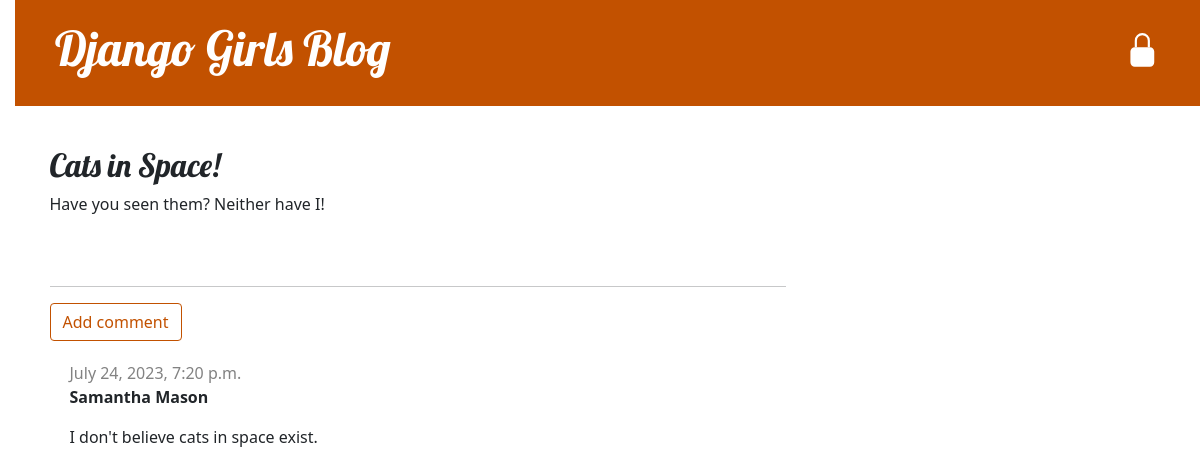
The app's page /post/1/ with its own data.
### blog/models.py (models this page shows, shortened)
class Post(models.Model):
    author = models.ForeignKey(settings.AUTH_USER_MODEL, on_delete=models.CASCADE)
    title = models.CharField(max_length=200)
    text = models.TextField()
    created_date = models.DateTimeField(default=timezone.now)
    published_date = models.DateTimeField(blank=True, null=True)

class Comment(models.Model):
    post = models.ForeignKey('blog.Post', on_delete=models.CASCADE, related_name='comments')
    author = models.CharField(max_length=200)
    text = models.TextField()
    created_date = models.DateTimeField(default=timezone.now)
    approved_comment = models.BooleanField(default=False)

### blog/views.py (the view)
# urls.py: path('post/<int:pk>/', views.post_detail, name='post_detail'),
def post_detail(request, pk):
    post = get_object_or_404(Post, pk=pk)
    return render(request, 'blog/post_detail.html', {'post': post})

### blog/templates/blog/post_detail.html (shortened to what this page needs)
{% extends 'blog/base.html' %}
{% block content %}
    <article class="post">
        <h2>{{ post.title }}</h2>
        <p>{{ post.text|linebreaksbr }}</p>
    </article>
    <hr>
    <a class="btn btn-secondary" href="{% url 'add_comment_to_post' pk=post.pk %}">Add comment</a>
    {% for comment in post.comments.all %}
        {% if user.is_authenticated or comment.approved_comment %}
        <div class="comment">
            <div class="date">
                {{ comment.created_date }}
            </div>
            <strong>{{ comment.author }}</strong>
            <p>{{ comment.text|linebreaks }}</p>
        </div>
        {% endif %}
    {% empty %}
        <p>No comments here yet :(</p>
    {% endfor %}
{% endblock %}

### blog/static/css/blog.css (style rules this page uses)
body { padding-left: 15px; }
h1, h2, h3, h4 { font-family: 'Lobster', cursive; }
.date { color: #828282; }
.post { margin-bottom: 70px; }
.btn-secondary, .btn-secondary:visited { color: #C25100; background: none; border-color: #C25100; }
.comment { margin: 20px 0px 20px 20px; }

### records on screen
Post: title "Cats in Space!", text "Have you seen them? Neither have I!"
Comment: created_date "July 24, 2023, 7:20 p.m.", author "Samantha Mason", text "I don't believe cats in space exist."
